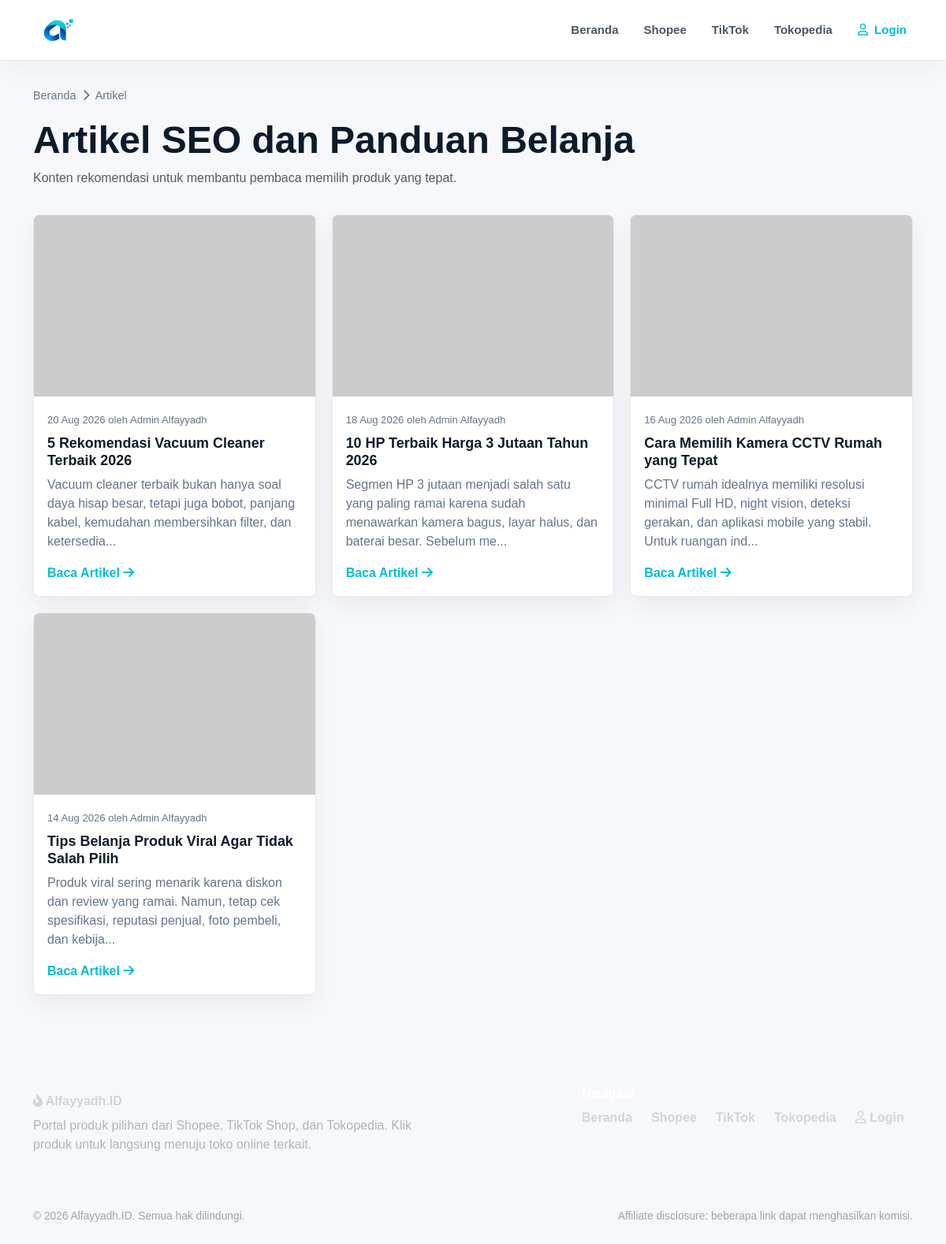
Screenshot of /blog.php with the database file from the repository.
### tables this page shows
CREATE TABLE articles (
    id INT AUTO_INCREMENT PRIMARY KEY,
    judul VARCHAR(180) NOT NULL,
    gambar VARCHAR(255) NULL,
    isi TEXT NOT NULL,
    tanggal DATE NOT NULL,
    penulis VARCHAR(100) NOT NULL DEFAULT 'Admin Alfayyadh',
    is_rekomendasi TINYINT(1) NOT NULL DEFAULT 0
);

### includes/db.php (called while the page is built, shortened)
<?php
require_once __DIR__ . '/config.php';
function db()
{
    static $pdo = null;
    $dsn = 'mysql:host=' . DB_HOST . ';dbname=' . DB_NAME . ';charset=' . DB_CHARSET;
    try {
        $pdo = new PDO($dsn, DB_USER, DB_PASS, [
            PDO::ATTR_ERRMODE => PDO::ERRMODE_EXCEPTION,
            PDO::ATTR_DEFAULT_FETCH_MODE => PDO::FETCH_ASSOC,
            PDO::ATTR_EMULATE_PREPARES => false,
        ]);
    } catch (PDOException $exception) {
        http_response_code(500);
        echo '<!doctype html><html lang="id"><head><meta charset="utf-8">';
        echo '<title>Koneksi database gagal</title>';
        echo '<link href="https://cdn.jsdelivr.net/npm/bootstrap@5.3.3/dist/css/bootstrap.min.css" rel="stylesheet">';
        echo '</head><body class="bg-light"><main class="container py-5">';
        echo '<div class="alert alert-danger shadow-sm"><h1 class="h4">Koneksi database gagal</h1>';
        echo '<p>Pastikan database <strong>alfayyadh_db</strong> sudah dibuat dan file SQL sudah di-import melalui phpMyAdmin.</p>';
        echo '<p class="mb-0 small text-muted">Detail: ' . htmlspecialchars($exception->getMessage(), ENT_QUOTES, 'UTF-8') . '</p></div>';
        echo '</main></body></html>';
        exit;
    }
    return $pdo;
}

### includes/functions.php (called while the page is built, shortened)
<?php
require_once __DIR__ . '/db.php';
function e($value)
{
    return htmlspecialchars((string) $value, ENT_QUOTES, 'UTF-8');
}
function fetch_all($sql, $params = [])
{
    $stmt = db()->prepare($sql);
    $stmt->execute($params);
    return $stmt->fetchAll();
}
function short_text($text, $limit = 120)
{
    $text = trim(strip_tags((string) $text));
    return substr($text, 0, $limit - 3) . '...';
}
function product_image($src)
{
    if ($src) {
        if (preg_match('/^https?:\/\//i', $src) || strpos($src, '/') === 0) {
            return $src;
        }
        return app_url($src);
    }
    return 'https://placehold.co/640x640/f5f7fb/111827?text=Alfayyadh.ID';
}
    ?>

### includes/config.php (called while the page is built, shortened)
<?php
function app_url($path = '') {
    return BASE_URL . ltrim($path, '/');
}

### blog.php (the view, shortened to what this page needs)
<?php
require_once __DIR__ . '/includes/functions.php';
$id = isset($_GET['id']) ? (int) $_GET['id'] : 0;
$article = $id > 0 ? fetch_one('SELECT * FROM articles WHERE id = ?', [$id]) : null;
require_once __DIR__ . '/includes/header.php';
?>
<?php if ($article) : ?>
    <section class="page-hero">
        <div class="container">
            <div class="breadcrumb-lite mb-3">Beranda <i class="fa-solid fa-chevron-right mx-1"></i> Artikel</div>
            <h1><?= e($article['judul']) ?></h1>
            <p class="text-muted"><?= date('d M Y', strtotime($article['tanggal'])) ?> oleh <?= e($article['penulis']) ?></p>
        </div>
    </section>
    <section class="section-block pt-2">
        <div class="container">
            <article class="detail-panel">
                <img class="w-100 rounded-3 mb-4" style="max-height: 420px; object-fit: cover;" src="<?= e(product_image($article['gambar'])) ?>" alt="<?= e($article['judul']) ?>">
                <div class="blog-content">
                    <?php foreach (preg_split('/\r\n|\r|\n/', trim($article['isi'])) as $paragraph) : ?>
                        <?php if (trim($paragraph) !== '') : ?>
                            <p><?= e($paragraph) ?></p>
                        <?php endif; ?>
                    <?php endforeach; ?>
                </div>
            </article>
        </div>
    </section>
<?php else : ?>
    <?php $articles = fetch_all('SELECT * FROM articles ORDER BY tanggal DESC'); ?>
    <section class="page-hero">
        <div class="container">
            <div class="breadcrumb-lite mb-3">Beranda <i class="fa-solid fa-chevron-right mx-1"></i> Artikel</div>
            <h1>Artikel SEO dan Panduan Belanja</h1>
            <p class="text-muted">Konten rekomendasi untuk membantu pembaca memilih produk yang tepat.</p>
        </div>
    </section>
    <section class="section-block pt-2">
        <div class="container">
            <div class="article-grid">
                <?php foreach ($articles as $item) : ?>
                    <article class="article-card">
                        <img src="<?= e(product_image($item['gambar'])) ?>" alt="<?= e($item['judul']) ?>" loading="lazy">
                        <div>
                            <span><?= date('d M Y', strtotime($item['tanggal'])) ?> oleh <?= e($item['penulis']) ?></span>
                            <h3><?= e($item['judul']) ?></h3>
                            <p><?= e(short_text($item['isi'], 140)) ?></p>
                            <a href="<?= e(app_url('blog.php?id=' . (int) $item['id'])) ?>">Baca Artikel <i class="fa-solid fa-arrow-right"></i></a>
                        </div>
                    </article>
                <?php endforeach; ?>
            </div>
        </div>
    </section>
<?php endif; ?>
<?php require_once __DIR__ . '/includes/footer.php'; ?>

### assets/css/style.css (style rules this page uses)
:root { --primary: #00bcd4; --primary-dark: #0097a7; --primary-light: #b2ebf2; --primary-rgb: 0, 188, 212; --secondary: #006994; --secondary-dark: #004d6b; --secondary-light: #e0f7fa; --accent: #00e5ff; --accent-dark: #00b8d4; --success: #10b981; --warning: #f59e0b; --danger: #ef4444; --info: #06b6d4; --ink: #0d1b2a; --muted: #64748b; --line: #e2e8f0; --surface: #ffffff; --soft: #f0f9ff; --shadow: 0 16px 40px rgba(13, 27, 42, 0.08); --shadow-glow: 0 0 32px rgba(0, 188, 212, 0.2); }
* { box-sizing: border-box; }
body { margin: 0; background: #f7f8fb; color: var(--ink); font-family: Arial, Helvetica, sans-serif; }
a { color: inherit; text-decoration: none; }
img { max-width: 100%; display: block; }
.section-block { padding: 34px 0; }
.product-card, .category-tile, .viral-card, .article-card, .filter-panel, .detail-panel, .compare-card, .admin-card { position: relative; border: 1px solid rgba(229, 231, 235, 0.85); border-radius: 8px; background: var(--surface); box-shadow: 0 12px 30px rgba(17, 24, 39, 0.06); }
.article-grid { display: grid; grid-template-columns: repeat(3, minmax(0, 1fr)); gap: 20px; }
.article-card { overflow: hidden; }
.article-card img { width: 100%; aspect-ratio: 1.55 / 1; object-fit: cover; background: var(--soft); }
.article-card div { padding: 17px; }
.article-card span { color: var(--muted); font-size: 0.82rem; }
.article-card h3 { margin: 8px 0; font-size: 1.12rem; font-weight: 900; }
.article-card p { color: var(--muted); }
.article-card a { color: var(--primary); font-weight: 800; }
.page-hero { padding: 34px 0 10px; }
.page-hero h1 { font-size: clamp(2rem, 5vw, 3rem); font-weight: 900; }
.breadcrumb-lite { color: var(--muted); font-size: 0.9rem; }

### rows the page displays
articles: tanggal "20 Aug 2026", penulis "Admin Alfayyadh", judul "5 Rekomendasi Vacuum Cleaner Terbaik 2026", isi "Vacuum cleaner terbaik bukan hanya soal daya hisap besar, tetapi juga bobot, panjang kabel, kemudahan membersihkan filter, dan ketersedia..."
articles: tanggal "18 Aug 2026", penulis "Admin Alfayyadh", judul "10 HP Terbaik Harga 3 Jutaan Tahun 2026", isi "Segmen HP 3 jutaan menjadi salah satu yang paling ramai karena sudah menawarkan kamera bagus, layar halus, dan baterai besar. Sebelum me..."
articles: tanggal "16 Aug 2026", penulis "Admin Alfayyadh", judul "Cara Memilih Kamera CCTV Rumah yang Tepat", isi "CCTV rumah idealnya memiliki resolusi minimal Full HD, night vision, deteksi gerakan, dan aplikasi mobile yang stabil. Untuk ruangan ind..."
articles: tanggal "14 Aug 2026", penulis "Admin Alfayyadh", judul "Tips Belanja Produk Viral Agar Tidak Salah Pilih", isi "Produk viral sering menarik karena diskon dan review yang ramai. Namun, tetap cek spesifikasi, reputasi penjual, foto pembeli, dan kebija..."
